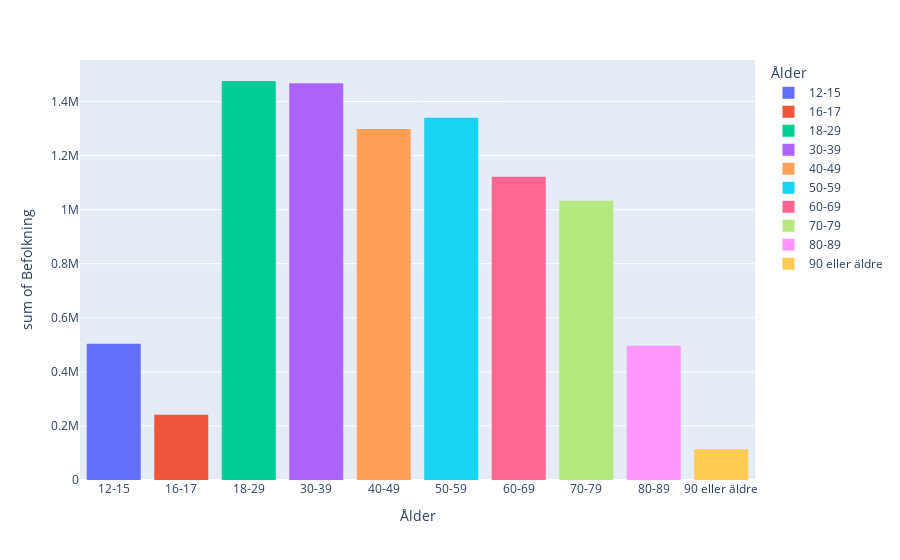

The code cell stored with this chart in its notebook:
### Code cell
# e) Diagram med åldersfördelning i Sverige
fig = px.histogram(df, x='Ålder', y='Befolkning', color='Ålder')

# Vissa diagrammet 
fig

### Figure 1 — Plotly figure (JSON) as saved in the notebook; plotly's stock layout.template omitted (floating-point values rounded to 4 significant figures; data arrays with more than 128 entries replaced by an {"elided": "..."} marker saying what was removed)
{"data": [{"alignmentgroup": "True", "bingroup": "x", "histfunc": "sum", "hovertemplate": "Ålder=%{x}<br>sum of Befolkning=%{y}<extra></extra>", "legendgroup": "12-15", "marker": {"color": "#636efa", "pattern": {"shape": ""}}, "name": "12-15", "offsetgroup": "12-15", "orientation": "v", "showlegend": true, "type": "histogram", "x": {"elided": "290 str values"}, "xaxis": "x", "y": {"elided": "290 int values"}, "yaxis": "y"}, {"alignmentgroup": "True", "bingroup": "x", "histfunc": "sum", "hovertemplate": "Ålder=%{x}<br>sum of Befolkning=%{y}<extra></extra>", "legendgroup": "16-17", "marker": {"color": "#EF553B", "pattern": {"shape": ""}}, "name": "16-17", "offsetgroup": "16-17", "orientation": "v", "showlegend": true, "type": "histogram", "x": {"elided": "290 str values"}, "xaxis": "x", "y": {"elided": "290 int values"}, "yaxis": "y"}, {"alignmentgroup": "True", "bingroup": "x", "histfunc": "sum", "hovertemplate": "Ålder=%{x}<br>sum of Befolkning=%{y}<extra></extra>", "legendgroup": "18-29", "marker": {"color": "#00cc96", "pattern": {"shape": ""}}, "name": "18-29", "offsetgroup": "18-29", "orientation": "v", "showlegend": true, "type": "histogram", "x": {"elided": "290 str values"}, "xaxis": "x", "y": {"elided": "290 int values"}, "yaxis": "y"}, {"alignmentgroup": "True", "bingroup": "x", "histfunc": "sum", "hovertemplate": "Ålder=%{x}<br>sum of Befolkning=%{y}<extra></extra>", "legendgroup": "30-39", "marker": {"color": "#ab63fa", "pattern": {"shape": ""}}, "name": "30-39", "offsetgroup": "30-39", "orientation": "v", "showlegend": true, "type": "histogram", "x": {"elided": "290 str values"}, "xaxis": "x", "y": {"elided": "290 int values"}, "yaxis": "y"}, {"alignmentgroup": "True", "bingroup": "x", "histfunc": "sum", "hovertemplate": "Ålder=%{x}<br>sum of Befolkning=%{y}<extra></extra>", "legendgroup": "40-49", "marker": {"color": "#FFA15A", "pattern": {"shape": ""}}, "name": "40-49", "offsetgroup": "40-49", "orientation": "v", "showlegend": true, "type": "histogram", "x": {"elided": "290 str values"}, "xaxis": "x", "y": {"elided": "290 int values"}, "yaxis": "y"}, {"alignmentgroup": "True", "bingroup": "x", "histfunc": "sum", "hovertemplate": "Ålder=%{x}<br>sum of Befolkning=%{y}<extra></extra>", "legendgroup": "50-59", "marker": {"color": "#19d3f3", "pattern": {"shape": ""}}, "name": "50-59", "offsetgroup": "50-59", "orientation": "v", "showlegend": true, "type": "histogram", "x": {"elided": "290 str values"}, "xaxis": "x", "y": {"elided": "290 int values"}, "yaxis": "y"}, {"alignmentgroup": "True", "bingroup": "x", "histfunc": "sum", "hovertemplate": "Ålder=%{x}<br>sum of Befolkning=%{y}<extra></extra>", "legendgroup": "60-69", "marker": {"color": "#FF6692", "pattern": {"shape": ""}}, "name": "60-69", "offsetgroup": "60-69", "orientation": "v", "showlegend": true, "type": "histogram", "x": {"elided": "290 str values"}, "xaxis": "x", "y": {"elided": "290 int values"}, "yaxis": "y"}, {"alignmentgroup": "True", "bingroup": "x", "histfunc": "sum", "hovertemplate": "Ålder=%{x}<br>sum of Befolkning=%{y}<extra></extra>", "legendgroup": "70-79", "marker": {"color": "#B6E880", "pattern": {"shape": ""}}, "name": "70-79", "offsetgroup": "70-79", "orientation": "v", "showlegend": true, "type": "histogram", "x": {"elided": "290 str values"}, "xaxis": "x", "y": {"elided": "290 int values"}, "yaxis": "y"}, {"alignmentgroup": "True", "bingroup": "x", "histfunc": "sum", "hovertemplate": "Ålder=%{x}<br>sum of Befolkning=%{y}<extra></extra>", "legendgroup": "80-89", "marker": {"color": "#FF97FF", "pattern": {"shape": ""}}, "name": "80-89", "offsetgroup": "80-89", "orientation": "v", "showlegend": true, "type": "histogram", "x": {"elided": "290 str values"}, "xaxis": "x", "y": {"elided": "290 int values"}, "yaxis": "y"}, {"alignmentgroup": "True", "bingroup": "x", "histfunc": "sum", "hovertemplate": "Ålder=%{x}<br>sum of Befolkning=%{y}<extra></extra>", "legendgroup": "90 eller äldre", "marker": {"color": "#FECB52", "pattern": {"shape": ""}}, "name": "90 eller äldre", "offsetgroup": "90 eller äldre", "orientation": "v", "showlegend": true, "type": "histogram", "x": {"elided": "290 str values"}, "xaxis": "x", "y": {"elided": "290 int values"}, "yaxis": "y"}], "layout": {"barmode": "relative", "legend": {"title": {"text": "Ålder"}, "tracegroupgap": 0}, "margin": {"t": 60}, "xaxis": {"anchor": "y", "categoryarray": ["12-15", "16-17", "18-29", "30-39", "40-49", "50-59", "60-69", "70-79", "80-89", "90 eller äldre"], "categoryorder": "array", "domain": [0, 1], "title": {"text": "Ålder"}}, "yaxis": {"anchor": "x", "domain": [0, 1], "title": {"text": "sum of Befolkning"}}}}
